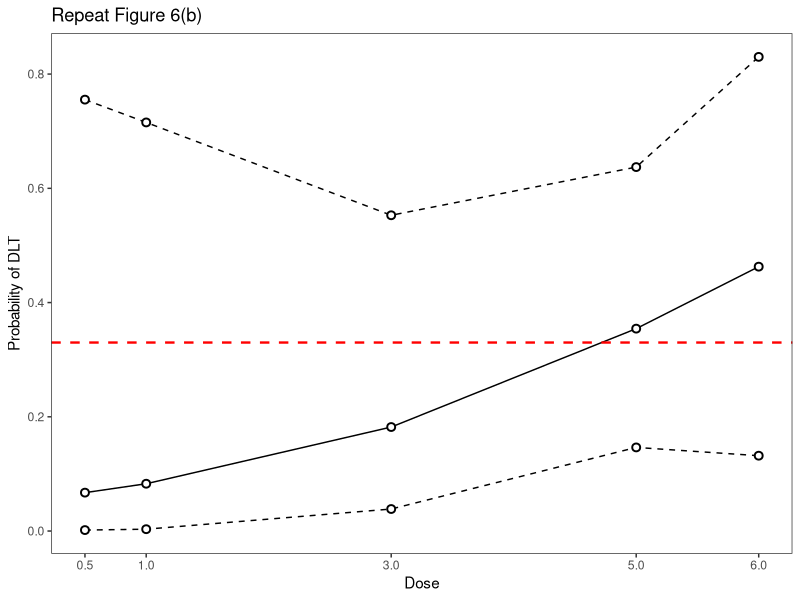
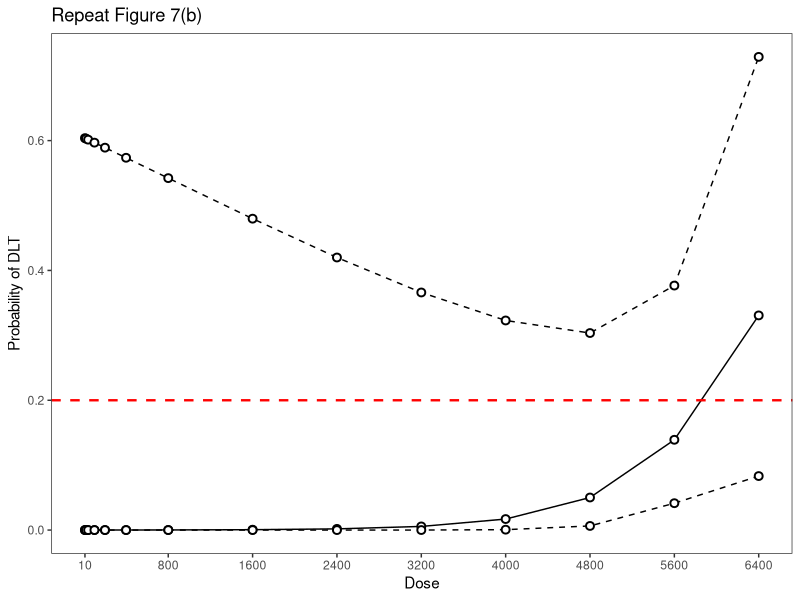

Write the R code that produced these figures, in order.
## ---- chunk 1
d = c(0.5, 1, 3, 5, 6)
y = c(0, 0, 0, 0, 0, 1, 0, 0, 1, 0, 0, 0, 0, 1, 0, 1, 0, 1)
x = c(rep(d[1], 3), rep(d[3], 3), rep(d[4], 12))
data = data.frame(x, y)
## ---- chunk 2
logit = glm(y ~ x, data = data, family = "binomial")
x_pred = with(data, data.frame(x = d))
tbl = cbind(x_pred, predict(logit, newdata = x_pred, type = "link", se = TRUE))
tbl = within(tbl, {p = plogis(fit); lb = plogis(fit - (1.96 * se.fit)); ub <- plogis(fit + (1.96 * se.fit))})
tbl
## ---- chunk 3
library(ggplot2)
ggplot(tbl) + 
geom_line(aes(x, p)) + geom_point(aes(x, p), shape = 21, colour = "black", fill = "white", size = 2, stroke = 1) + 
geom_line(aes(x, ub), linetype = 2) + geom_point(aes(x, ub), shape = 21, colour = "black", fill = "white", size = 2, stroke = 1) +
geom_line(aes(x, lb), linetype = 2) + geom_point(aes(x, lb), shape = 21, colour = "black", fill = "white", size = 2, stroke = 1) +
geom_hline(yintercept = 0.33, col = 'red', linetype = 2, linewidth = 0.8) + 
theme_bw() + theme(panel.grid.major = element_blank(), panel.grid.minor = element_blank()) +
scale_x_continuous(breaks = d) + labs(title = 'Repeat Figure 6(b)', x = 'Dose', y = 'Probability of DLT')
## ---- chunk 4
d = c(10, 20, 40, 100, 200, 400, seq(800, 6400, by = 800))
y = rep(0, 37)
y[c(26, 35, 37)] = 1
x = c(d[1:11], rep(d[10], 3), rep(d[11], 4), rep(d[12], 8), rep(d[13], 6), rep(d[14], 5))
data = data.frame(x, y)
## ---- chunk 5
logit = glm(y ~ x, data = data, family = "binomial")
x_pred = with(data, data.frame(x = d))
tbl = cbind(x_pred, predict(logit, newdata = x_pred, type = "link", se = TRUE))
tbl = within(tbl, {p = plogis(fit); lb = plogis(fit - (1.96 * se.fit)); ub <- plogis(fit + (1.96 * se.fit))})
tbl
## ---- chunk 6
ggplot(tbl) + 
geom_line(aes(x, p)) + geom_point(aes(x, p), shape = 21, colour = "black", fill = "white", size = 2, stroke = 1) + 
geom_line(aes(x, ub), linetype = 2) + geom_point(aes(x, ub), shape = 21, colour = "black", fill = "white", size = 2, stroke = 1) +
geom_line(aes(x, lb), linetype = 2) + geom_point(aes(x, lb), shape = 21, colour = "black", fill = "white", size = 2, stroke = 1) +
geom_hline(yintercept = 0.2, col = 'red', linetype = 2, linewidth = 0.8) + 
theme_bw() + theme(panel.grid.major = element_blank(), panel.grid.minor = element_blank()) +
scale_x_continuous(breaks = d[-(2:6)]) + labs(title = 'Repeat Figure 7(b)', x = 'Dose', y = 'Probability of DLT')
## ---- chunk 7
# R code for simulation studies goes here
